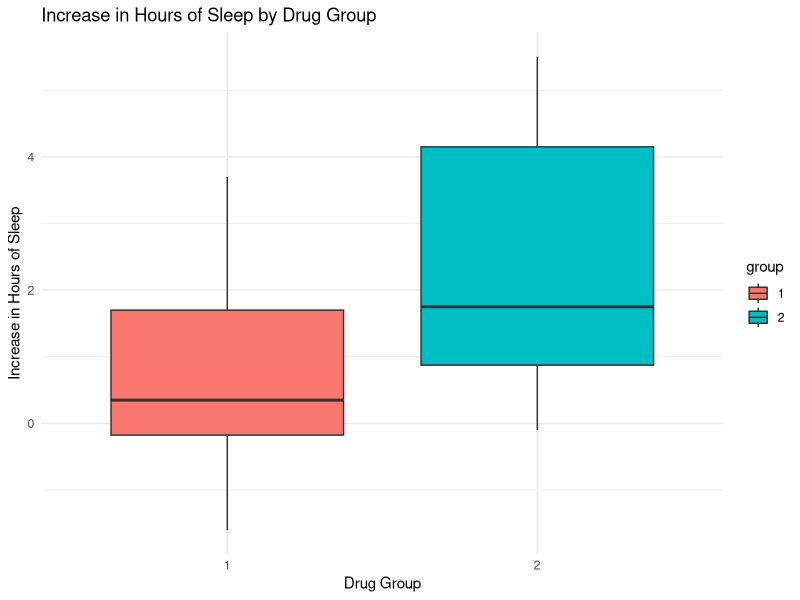
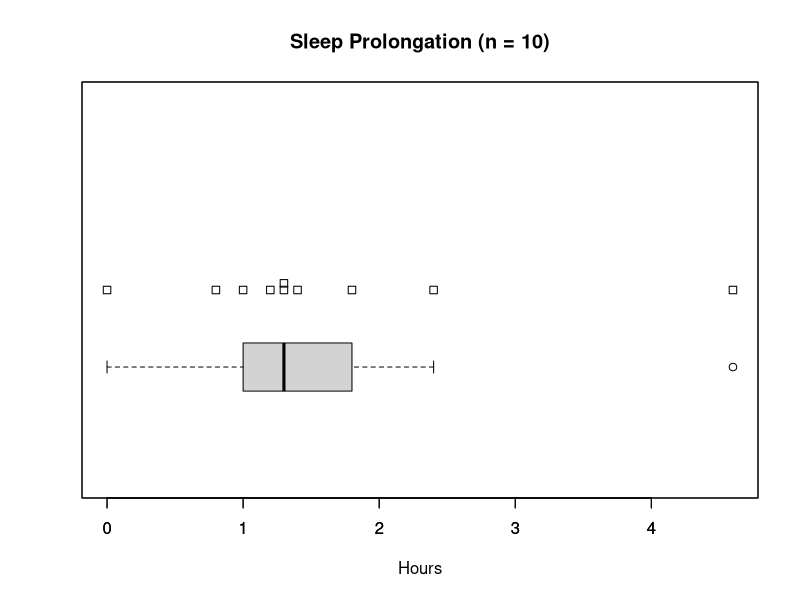
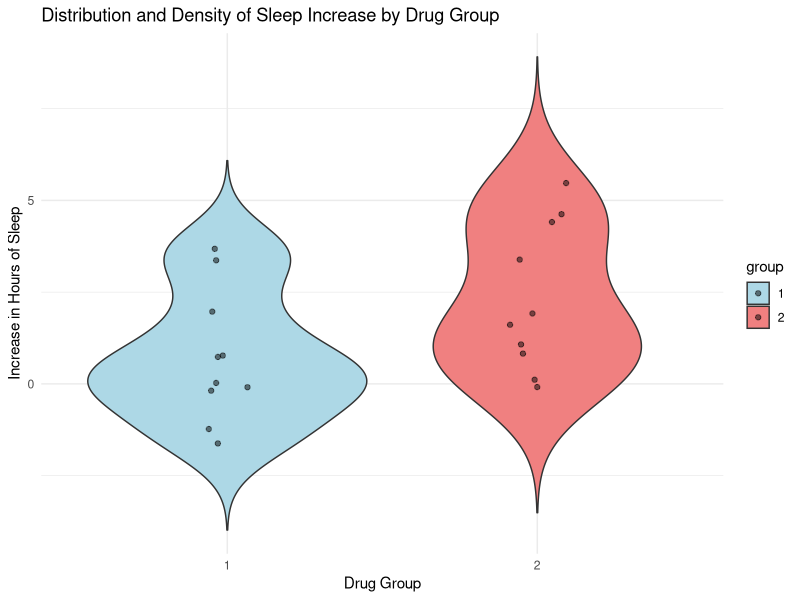

Write the R code that produced these figures, in order.
# Load necessary libraries
library(ggplot2)
library(dplyr)

# Load the sleep dataset
data(sleep)

# View the structure and summary of the dataset
str(sleep)
summary(sleep)

# View first few rows of the dataset
head(sleep)

# Boxplot of sleep increase by drug group
ggplot(sleep, aes(x = group, y = extra, fill = group)) +
  geom_boxplot() +
  labs(title = "Increase in Hours of Sleep by Drug Group",
       x = "Drug Group",
       y = "Increase in Hours of Sleep") +
  theme_minimal()

# Load necessary libraries
library(dplyr)

# Extract the data for each group
group1 <- sleep$extra[sleep$group == 1]
group2 <- sleep$extra[sleep$group == 2]

# Perform the paired t-test
t_test_result <- t.test(group1, group2, paired = TRUE)

# Print t-test results
print(t_test_result)


# Calculate sleep prolongation
sleep_prolongation <- with(sleep, extra[group == 2] - extra[group == 1])
summary(sleep_prolongation)

# Plot sleep prolongation
stripchart(sleep_prolongation, method = "stack", xlab = "Hours",
           main = "Sleep Prolongation (n = 10)")
boxplot(sleep_prolongation, horizontal = TRUE, add = TRUE,
        at = .6, pars = list(boxwex = 0.5, staplewex = 0.25))


# Calculate the difference in sleep increase between groups
sleep_diff <- with(sleep, extra[group == 2] - extra[group == 1])

# Violin plot of sleep increase by drug group
ggplot(sleep, aes(x = group, y = extra, fill = group)) +
  geom_violin(trim = FALSE) +
  geom_jitter(width = 0.1, alpha = 0.5) +
  labs(title = "Distribution and Density of Sleep Increase by Drug Group",
       x = "Drug Group",
       y = "Increase in Hours of Sleep") +
  theme_minimal() +
  scale_fill_manual(values = c("lightblue", "lightcoral"))
